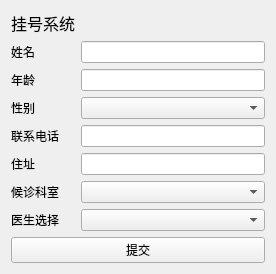
<?xml version="1.0" encoding="UTF-8"?>
<ui version="4.0">
 <class>Form</class>
 <widget class="QWidget" name="Form">
  <property name="geometry">
   <rect>
    <x>0</x>
    <y>0</y>
    <width>276</width>
    <height>252</height>
   </rect>
  </property>
  <property name="windowTitle">
   <string>挂号</string>
  </property>
  <property name="styleSheet">
   <string notr="true">background-image: url(:/back.jpg);</string>
  </property>
  <layout class="QGridLayout" name="gridLayout">
   <item row="5" column="1">
    <widget class="QLineEdit" name="LineEdit_5"/>
   </item>
   <item row="7" column="0" alignment="Qt::AlignLeft">
    <widget class="QLabel" name="Label_6">
     <property name="text">
      <string>医生选择</string>
     </property>
    </widget>
   </item>
   <item row="6" column="1">
    <widget class="QComboBox" name="ComboBox"/>
   </item>
   <item row="4" column="1">
    <widget class="QLineEdit" name="LineEdit_4"/>
   </item>
   <item row="3" column="0" alignment="Qt::AlignLeft">
    <widget class="QLabel" name="Label">
     <property name="text">
      <string>性别</string>
     </property>
    </widget>
   </item>
   <item row="1" column="0" alignment="Qt::AlignLeft">
    <widget class="QLabel" name="1">
     <property name="text">
      <string>姓名</string>
     </property>
    </widget>
   </item>
   <item row="1" column="1">
    <widget class="QLineEdit" name="lineEdit"/>
   </item>
   <item row="4" column="0" alignment="Qt::AlignLeft">
    <widget class="QLabel" name="Label_3">
     <property name="text">
      <string>联系电话</string>
     </property>
    </widget>
   </item>
   <item row="2" column="0">
    <widget class="QLabel" name="Label_2">
     <property name="text">
      <string>年龄</string>
     </property>
    </widget>
   </item>
   <item row="7" column="1">
    <widget class="QComboBox" name="ComboBox_2"/>
   </item>
   <item row="5" column="0" alignment="Qt::AlignLeft">
    <widget class="QLabel" name="Label_4">
     <property name="text">
      <string>住址</string>
     </property>
    </widget>
   </item>
   <item row="6" column="0" alignment="Qt::AlignLeft">
    <widget class="QLabel" name="Label_5">
     <property name="text">
      <string>候诊科室</string>
     </property>
    </widget>
   </item>
   <item row="3" column="1">
    <widget class="QComboBox" name="comboBox"/>
   </item>
   <item row="2" column="1">
    <widget class="QLineEdit" name="LineEdit_3"/>
   </item>
   <item row="8" column="0" colspan="2">
    <widget class="QPushButton" name="pushButton">
     <property name="text">
      <string>提交</string>
     </property>
    </widget>
   </item>
   <item row="0" column="0">
    <widget class="QLabel" name="label">
     <property name="font">
      <font>
       <family>微软雅黑</family>
       <pointsize>12</pointsize>
      </font>
     </property>
     <property name="text">
      <string>挂号系统</string>
     </property>
    </widget>
   </item>
  </layout>
 </widget>
 <resources>
  <include location="background_image.qrc"/>
 </resources>
 <connections/>
</ui>
